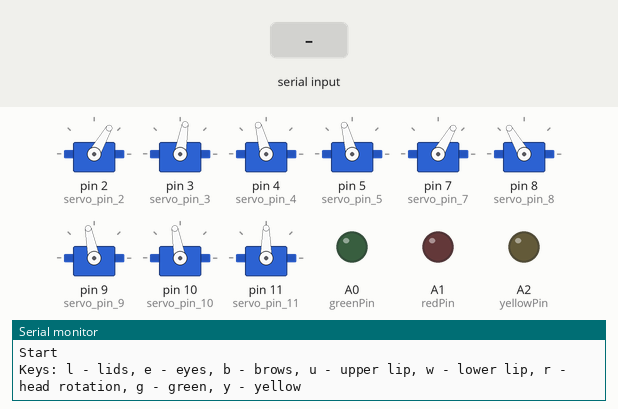
Recording of a sketch running on a simulated Arduino Uno, built with avr-gcc and run on an emulated ATmega328P. Shown: 9 × servo, output pins drawn as LEDs (lit = HIGH), the last lines printed to the serial monitor. The test bench sets the inputs (shaded band).

Above: at 1.2 s.
1.3 s: "r\n" received over Serial
At 3.5 s:
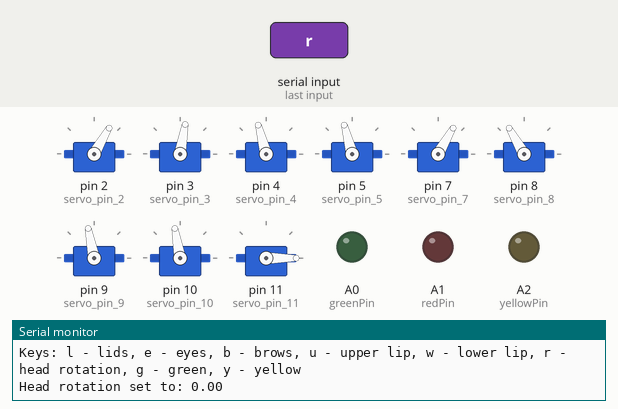
4.3 s: "g\n" received over Serial
At 4.7 s:
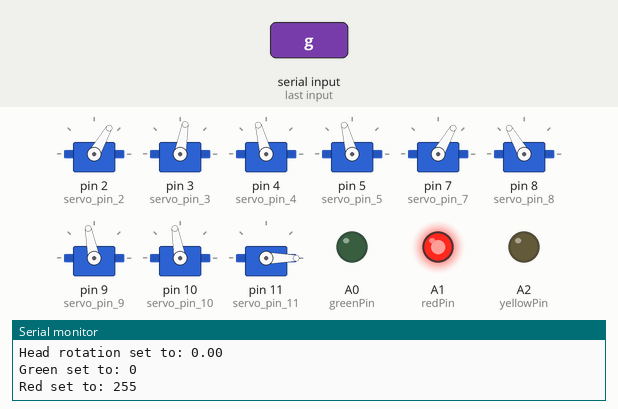
5.8 s: "l90\n" received over Serial
At 7.4 s:
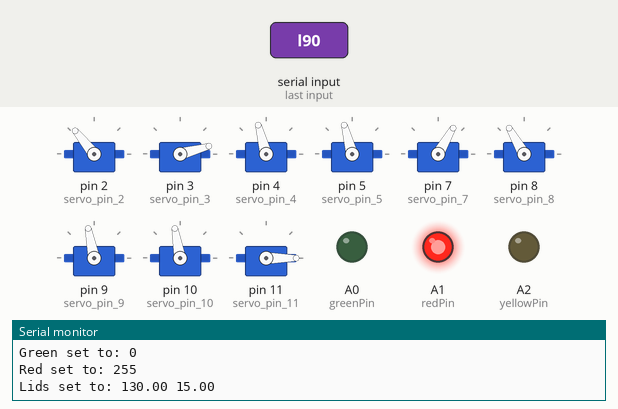
8.8 s: "e90\n" received over Serial
At 10.6 s:
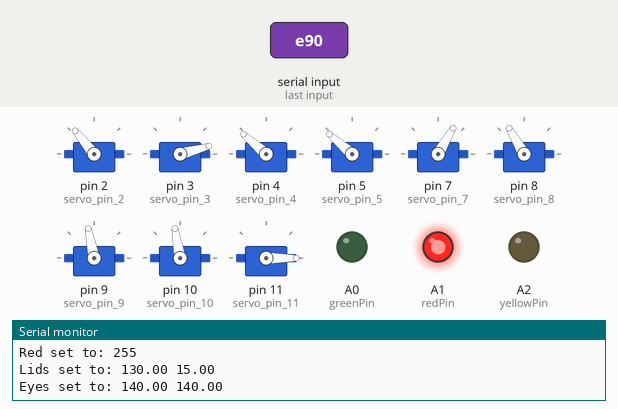
11.8 s: "b90\n" received over Serial
At 13.3 s:
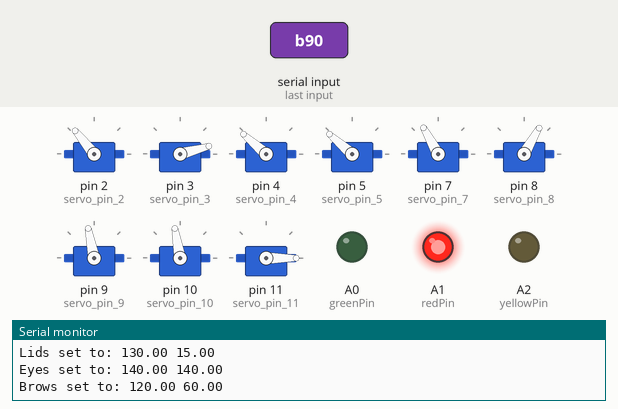
14.8 s: "u90\n" received over Serial
At 16.9 s:
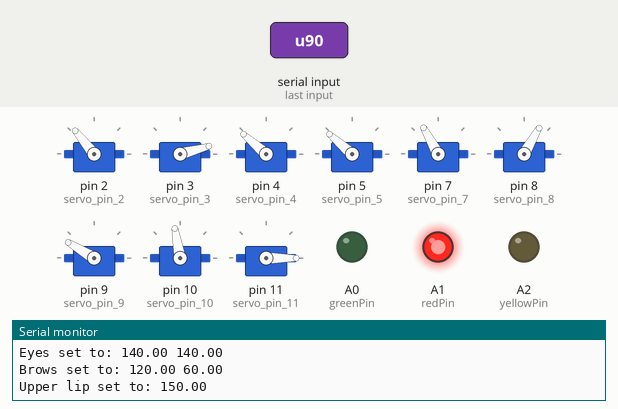
Timing chart, 0 to 18.4 s (numbered marks = the images above; inputs shaded):
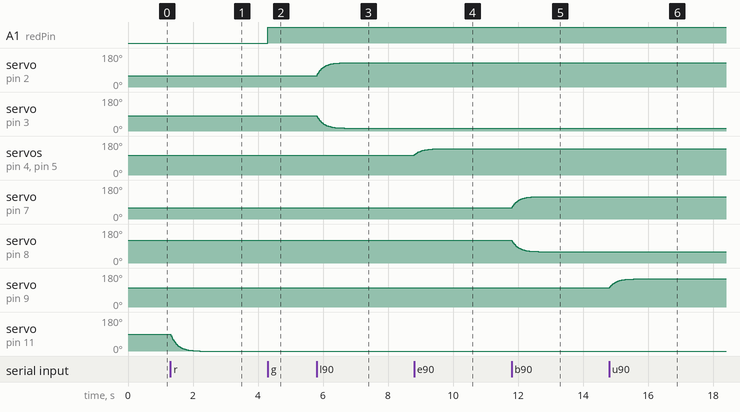

The sketch:

augen_v0.ino
```cpp
#include <Servo.h>

float smooth0 = .01;
float smooth1 = .99;

// Lid positions
int r_lid_open = 130;
int r_lid_close = 60;
int l_lid_open = 15;
int l_lid_close = 80;
float r_lid = 0.0;
float l_lid = 0.0;
float r_lid_smooth = 0.0;
float l_lid_smooth = 0.0;

// Eye positions
int r_eye_right = 70;
int r_eye_left = 140;
int l_eye_right = 70;
int l_eye_left = 140;
int r_eye_mid = 90;
int l_eye_mid = 90;
float r_eye = 0.0;
float l_eye = 0.0;
float r_eye_smooth = 0.0;
float l_eye_smooth = 0.0;

// Gear position
//int gear_left = 0;
//int gear_right = 180;
//float gear = 0.0;
//float gear_smooth = 0.0;

// Eyebrow positions
int r_brow_v = 60;
int l_brow_v = 120;
int r_brow_A = 120;
int l_brow_A = 60;
float r_brow = 0.0;
float l_brow = 0.0;
float r_brow_smooth = 0.0;
float l_brow_smooth = 0.0;

// Lip positions
int upper_lip_happy = 50;
int upper_lip_sad = 150;
int lower_lip_happy = 150;
int lower_lip_sad = 50;
float upper_lip = 0.0;
float lower_lip = 0.0;
float upper_lip_smooth = 0.0;
float lower_lip_smooth = 0.0;

// Head rotation
float head_rotation = 0.0;
float head_rotation_smooth = 0.0;

Servo servo_pin_2;
Servo servo_pin_3;
Servo servo_pin_4;
Servo servo_pin_5;
//Servo servo_pin_6;
Servo servo_pin_7;
Servo servo_pin_8;
Servo servo_pin_9;
Servo servo_pin_10;
Servo servo_pin_11;

//leds
const int greenPin = A0;
int green =0;
const int redPin = A1;
int red =0;
const int yellowPin = A2;
int yellow=0;

void setup() {
  pinMode(greenPin, OUTPUT);
  pinMode(redPin,OUTPUT);
  pinMode(yellowPin,OUTPUT);


  Serial.begin(115200);

  servo_pin_2.attach(2);
  servo_pin_3.attach(3);
  servo_pin_4.attach(4);
  servo_pin_5.attach(5);
  //servo_pin_6.attach(6);
  servo_pin_7.attach(7);
  servo_pin_8.attach(8);
  servo_pin_9.attach(9);
  servo_pin_10.attach(10);
  servo_pin_11.attach(11);

  r_eye_mid = (r_eye_right + r_eye_left) / 2;
  l_eye_mid = (l_eye_right + l_eye_left) / 2;

  // Initialize positions
  r_lid = r_lid_close; //map(50, 0, 100, r_lid_close, r_lid_open);
  l_lid = l_lid_close; //map(50, 0, 100, l_lid_close, l_lid_open);
  r_lid_smooth = r_lid; //map(0.0, 0, 100, r_lid_close, r_lid_open);
  l_lid_smooth = l_lid; //map(0.0, 0, 100, l_lid_close, l_lid_open);

  r_eye = r_eye_mid; //map(50, 0, 100, r_eye_right, r_eye_left);
  l_eye = l_eye_mid; //map(50, 0, 100, l_eye_right, l_eye_left);
  r_eye_smooth = r_eye;
  l_eye_smooth = l_eye;

  //gear = gear_left; //map(50, 0, 100, gear_left, gear_right);
  //gear_smooth = gear;

  r_brow = r_brow_v; //map(50, 0, 100, r_brow_v, r_brow_A);
  l_brow = l_brow_v; //map(50, 0, 100, l_brow_v, l_brow_A);
  r_brow_smooth = r_brow;
  l_brow_smooth = l_brow;

  upper_lip = (upper_lip_sad+upper_lip_happy)/2; //map(50, 0, 100, upper_lip_happy, upper_lip_sad);
  lower_lip = (lower_lip_happy+lower_lip_sad)/2; //map(50, 0, 100, lower_lip_happy, lower_lip_sad);
  upper_lip_smooth = upper_lip;
  lower_lip_smooth = lower_lip;

  head_rotation = 90 ; //map(50, 0, 100, 0, 180);
  head_rotation_smooth = head_rotation;

  // Set initial servo positions
  //servo_pin_2.write(r_lid_close);
  //servo_pin_3.write(l_lid_close);
  //servo_pin_4.write(r_eye_mid);
  //servo_pin_5.write(l_eye_mid);
  //servo_pin_6.write(gear_left);
  //servo_pin_7.write(r_brow_A);
  //servo_pin_8.write(l_brow_A);
  //servo_pin_9.write(upper_lip_sad);
  //servo_pin_10.write(lower_lip_happy);
  //servo_pin_11.write(90);

  Serial.println("Start");
  Serial.println("Keys: l - lids, e - eyes, b - brows, u - upper lip, w - lower lip, r - head rotation, g - green, y - yellow");
}

void moveServos() {
  // Ensure upper lip is always above lower lip
  int upper_lip_value = map(upper_lip_smooth, upper_lip_happy, upper_lip_sad, 0, 100);
  //Serial.print("upper_lip_value:");
  //Serial.print(upper_lip_value);
  int lower_lip_value = map(lower_lip_smooth,  lower_lip_happy,lower_lip_sad, 0, 100);
  //Serial.print(" lower_lip_value:");
  //Serial.println(lower_lip_value);

  if (upper_lip_value <= lower_lip_value) {
    upper_lip_value = lower_lip_value + 1;
    upper_lip_smooth = map(upper_lip_value, 0, 100, upper_lip_happy, upper_lip_sad);
  }

  servo_pin_2.write(r_lid_smooth);
  servo_pin_3.write(l_lid_smooth);
  servo_pin_4.write(r_eye_smooth);
  servo_pin_5.write(l_eye_smooth);
  //servo_pin_6.write(gear_smooth);
  servo_pin_7.write(r_brow_smooth);
  servo_pin_8.write(l_brow_smooth);
  servo_pin_9.write(upper_lip_smooth);
  servo_pin_10.write(lower_lip_smooth);
  servo_pin_11.write(head_rotation_smooth);
}

void processInput(String input) {
  char var;
  float value;

  int spaceIndex = 0; //input.indexOf(' ');
  var = input.charAt(0);
  value = input.substring(spaceIndex + 1).toFloat();
  value = constrain(value, 0.0, 1.0);

  switch (var) {
    case 'l':
      l_lid = map(value*100, 0, 100, l_lid_close, l_lid_open);
      r_lid = map(value*100, 0, 100, r_lid_close, r_lid_open);
      Serial.print("Lids set to: ");
      Serial.print(r_lid);
      Serial.print(" ");
      Serial.println(l_lid);
      break;
    case 'e':
      r_eye = map(value*100, 0, 100, r_eye_right, r_eye_left);
      l_eye = map(value*100, 0, 100, l_eye_right, l_eye_left);
      Serial.print("Eyes set to: ");
      Serial.print(r_eye);
      Serial.print(" ");
      Serial.println(l_eye);
      break;
    case 'b':
      r_brow = map(value*100, 0, 100, r_brow_v, r_brow_A);
      l_brow = map(value*100, 0, 100, l_brow_v, l_brow_A);
      Serial.print("Brows set to: ");
      Serial.print(r_brow);
      Serial.print(" ");
      Serial.println(l_brow);
      break;
    case 'u':
      upper_lip = map(value*100, 0, 100, upper_lip_happy, upper_lip_sad);
      Serial.print("Upper lip set to: ");
      Serial.println(upper_lip);
      break;
    case 'w':
      lower_lip = map(value*100, 0, 100, lower_lip_happy, lower_lip_sad);
      Serial.print("Lower lip set to: ");
      Serial.println(lower_lip);
      break;
    case 'r':
      head_rotation = map(value*100, 0, 100, 0, 180);
      Serial.print("Head rotation set to: ");
      Serial.println(head_rotation);
      break;
    case 'g':
      green = map(value*100, 0, 100, 0, 255);
      red= 255-green;
      analogWrite(greenPin, green);
      analogWrite(redPin, red);
      Serial.print("Green set to: ");
      Serial.println(green);
      Serial.print("Red set to: ");
      Serial.println(red);
      break;
    case 'y':
      yellow = map(value*100, 0, 100, 0, 255);
      analogWrite(yellowPin, yellow);
      Serial.print("yellow set to: ");
      Serial.println(yellow);
      break;
    default:
      Serial.println("Unknown variable identifier");
      break;
    }
}

void smooth() {
  r_lid_smooth = (r_lid_smooth * smooth1) + (r_lid * smooth0);
  l_lid_smooth = (l_lid_smooth * smooth1) + (l_lid * smooth0);
  r_eye_smooth = (r_eye_smooth * smooth1) + (r_eye * smooth0);
  l_eye_smooth = (l_eye_smooth * smooth1) + (l_eye * smooth0);
  //gear_smooth = (gear_smooth * smooth1) + (gear * smooth0);
  r_brow_smooth = (r_brow_smooth * smooth1) + (r_brow * smooth0);
  l_brow_smooth = (l_brow_smooth * smooth1) + (l_brow * smooth0);
  upper_lip_smooth = (upper_lip_smooth * smooth1) + (upper_lip * smooth0);
  lower_lip_smooth = (lower_lip_smooth * smooth1) + (lower_lip * smooth0);
  head_rotation_smooth = (head_rotation_smooth * smooth1) + (head_rotation * smooth0);
}

void loop() {
  if (Serial.available() > 0) {
    String input = Serial.readStringUntil('\n');
    processInput(input);
  }
  smooth();
  moveServos();
  delay(1);
}
```

Measured:
- after the input at 1.3 s, servo on pin 11 (servo_pin_11): moves from 90° to 0° over 0.91 s, starting at once
- after the input at 4.3 s, A1 (redPin): LOW → HIGH at once
- after the input at 5.8 s, servo on pin 2 (servo_pin_2): moves from 60° to 129° over 0.84 s, starting at once; servo on pin 3 (servo_pin_3): moves from 80° to 15° over 0.84 s, starting at once
- after the input at 8.8 s, servo on pin 4 (servo_pin_4), servo on pin 5 (servo_pin_5): moves from 105° to 139° over 0.71 s, starting at once
- after the input at 11.8 s, servo on pin 7 (servo_pin_7): moves from 60° to 119° over 0.81 s, starting at once; servo on pin 8 (servo_pin_8): moves from 120° to 60° over 0.83 s, starting at once
- after the input at 14.8 s, servo on pin 9 (servo_pin_9): moves from 101° to 149° over 0.76 s, starting at once
